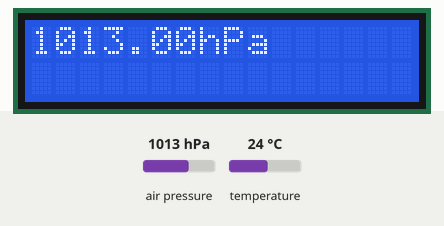
Simulated run of this sketch. Board: Arduino Uno, built with avr-gcc and run on an emulated ATmega328P. Shown: 16×2 character LCD. Inputs (shaded band) come from the test bench; at power-on: air pressure 1013 hPa, temperature 24 °C. What the sketch prints to the serial monitor is not drawn.

Above: at 1.2 s.
1.3 s: air pressure set to 952 hPa
At 5.7 s:
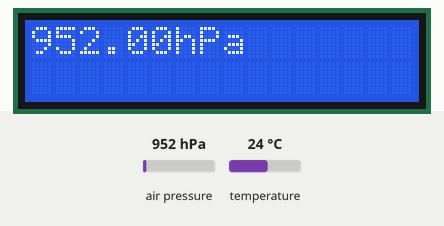
11.8 s: air pressure set to 975 hPa
At 15.7 s:
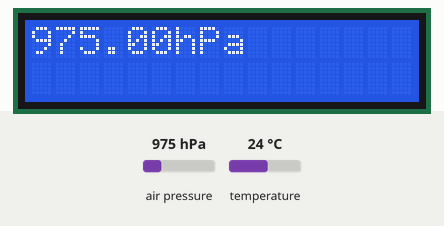
21.8 s: air pressure set to 1000 hPa
At 26.9 s:
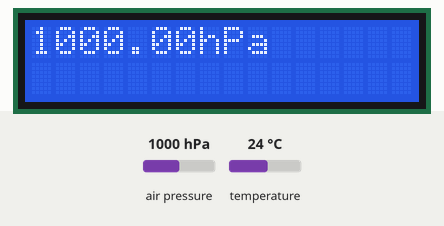
Timing chart, 0 to 28.4 s (numbered marks = the images above; inputs shaded):
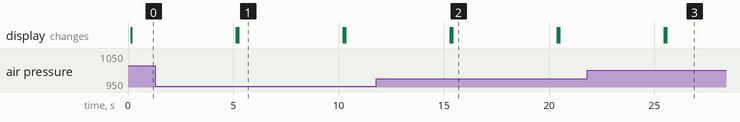

Measured:
- after the input at 1.3 s, the display: first differs from a run without the input after 3.9 s (image 1)
- after the input at 11.8 s, the display: first differs from a run without the input after 3.6 s (image 2)
- after the input at 21.8 s, the display: first differs from a run without the input after 3.8 s (image 3)
- what the display in image 1 shows lasts 5.0 s, from 5.2 s to 10.2 s

The sketch:

BMP180pressure.ino
```cpp
#include <Wire.h>
#include <Adafruit_Sensor.h>
#include<Adafruit_BMP085_U.h>
#include <LCD_I2C.h>

/*To assign a unique ID, simply
   provide an appropriate value in the constructor below */

Adafruit_BMP085_Unified bmp = Adafruit_BMP085_Unified(10085); /*0x77*/
LCD_I2C lcd(0x27);

void setup()
{
  Serial.begin(9600);
  Serial.println("Pressure Sensor Test"); Serial.println("");

  lcd.begin(); // If you are using more I2C devices using the Wire library use lcd.begin(false)
  // this stop the library(LCD_I2C) from calling Wire.begin()
  lcd.backlight();

  /* Initialise the sensor */
  if(!bmp.begin())
  {
    /* There was a problem detecting the BMP085 ... check your connections */
    Serial.print("Ooops, no BMP180 detected ... Check your wiring or I2C ADDR!");
    lcd.print("Ooops! No BMP180");
    while(1);
  }
}

void loop()
{
  lcd.clear();

  /* Get a new sensor event */
  sensors_event_t event;
  bmp.getEvent(&event);

  if (event.pressure)
  {
    /* Calculating altitude with reasonable accuracy requires pressure    *
     * sea level pressure for your position at the moment the data is     *
     * converted, as well as the ambient temperature in degress           *
     * celcius.  If you don't have these values, a 'generic' value of     *
     * 1013.25 hPa can be used (defined as SENSORS_PRESSURE_SEALEVELHPA   *
     * in sensors.h), but this isn't ideal and will give variable         *
     * results from one day to the next.                                  *
     *                                                                    *
     * You can usually find the current SLP value by looking at weather   *
     * websites or from environmental information centers near any major  *
     * airport.                                                           *
     *                                                                    *
     * For example, for Paris, France you can check the current mean      *
     * pressure and sea level at: http://bit.ly/16Au8ol                   */

    /* First we get the current temperature from the BMP085 */
    float temperature;
    bmp.getTemperature(&temperature);
    /* Then convert the atmospheric pressure, and SLP to altitude         */
    /* Update this next line with the current SLP for better results      */
    float seaLevelPressure = 1009;

    /* Display atmospheric pressue in hPa, current atmospheric temperature and Altitude */
    Serial.print("Sea level pressure:   ");
    Serial.print(seaLevelPressure);
    Serial.print(" hPa\n");
    Serial.print("Pressure:    ");
    Serial.print(event.pressure);
    Serial.println(" hPa");
    Serial.print("Temperature: ");
    Serial.print(temperature);
    Serial.println(" C");
    Serial.print("Altitude:    ");
    Serial.print(bmp.pressureToAltitude(seaLevelPressure, event.pressure));
    Serial.println(" m");
    Serial.println("");

    lcd.print(event.pressure);
    lcd.print(F("hPa"));
    lcd.setCursor(0,1);
    /*lcd.print(altitude);
    lcd.print(F("m"));*/
  }
  else
  {
    Serial.println("Sensor error");
    lcd.print("Sensor error");
  }
  delay(5000);

}
```
